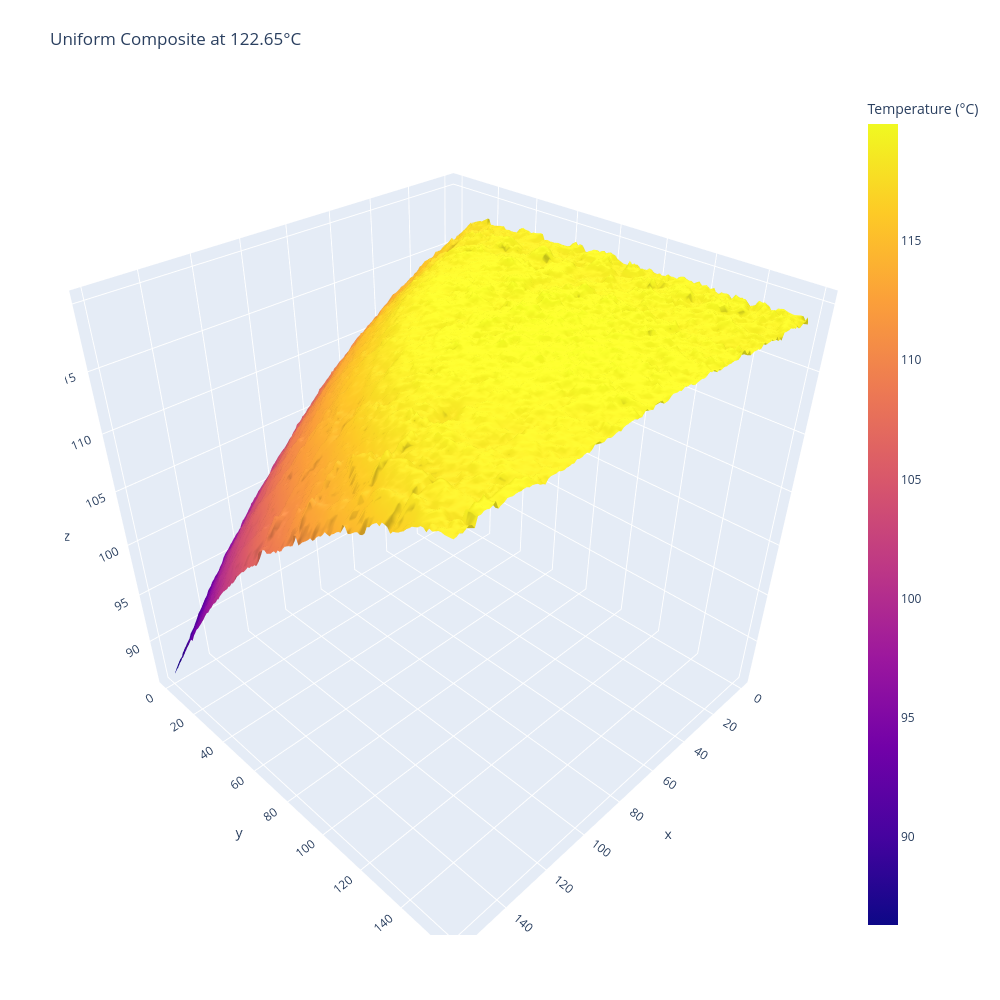

Notebook code cell kept with this figure:
### Code cell
import numpy as np
import plotly.graph_objects as go


z_data = np.flip(uniform_10V[120:280,183:343],axis = 0)#[120:280,183:343]



fig1 = go.Figure(data=[go.Surface(z=z_data, colorbar=dict(title="Temperature (°C)"))])
fig1.update_layout(title=dict(text='Uniform Composite at 122.65°C'), autosize=False,
                  width=1000, height=1000,
                  margin=dict(l=65, r=50, b=65, t=90))

fig1.show()
fig1.write_html("C:/Users/ssuub/Desktop/10V_Chip.html")

### Figure 1 — Plotly figure (JSON) as saved in the notebook; plotly's stock layout.template omitted (floating-point values rounded to 4 significant figures; data arrays with more than 128 entries replaced by an {"elided": "..."} marker saying what was removed)
{"data": [{"colorbar": {"title": {"text": "Temperature (°C)"}}, "type": "surface", "z": {"elided": "160x160 float values"}}], "layout": {"autosize": false, "height": 1000, "margin": {"b": 65, "l": 65, "r": 50, "t": 90}, "title": {"text": "Uniform Composite at 122.65°C"}, "width": 1000}}
